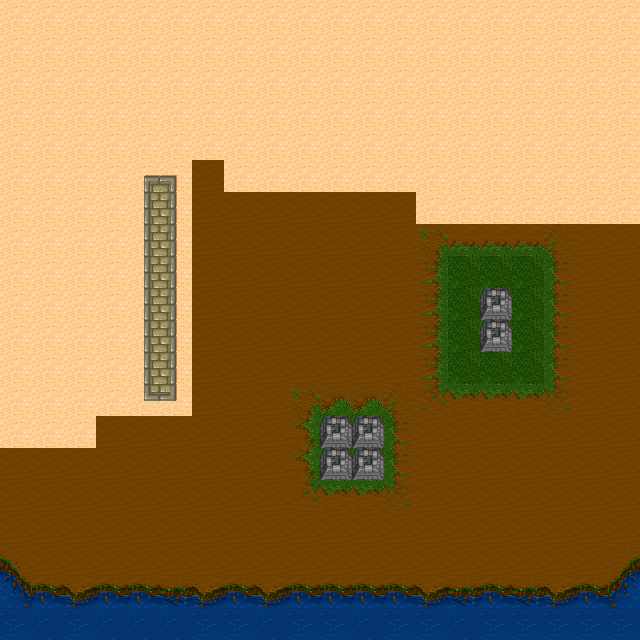

This game map was drawn from its Tiled (.tmx) file and the tilesets committed beside it. A one-line description and the trimmed map source follow:
An orthogonal 20x20 tile map with 32x32 px tiles, 2 tile layers (Tile Layer 1, Tile Layer 2), 2 tilesets.

<map version="1.0" orientation="orthogonal" width="20" height="20" tilewidth="32" tileheight="32">
 <tileset firstgid="1" name="desert" tilewidth="32" tileheight="32">
  <image source="tmw_desert_spacing.png" width="256" height="192" />
 </tileset>
 <tileset firstgid="49" name="war1" tilewidth="32" tileheight="32" spacing="1">
  <image source="war1.png" width="626" height="659" />
 </tileset>
 <layer name="Tile Layer 1" width="20" height="20">
  <data>[400 cells, 400 non-empty, 30 distinct tile ids]</data>
 </layer>
 <layer name="Tile Layer 2" width="20" height="20">
  <data>[400 cells, 0 non-empty, 0 distinct tile ids]</data>
 </layer>
</map>
